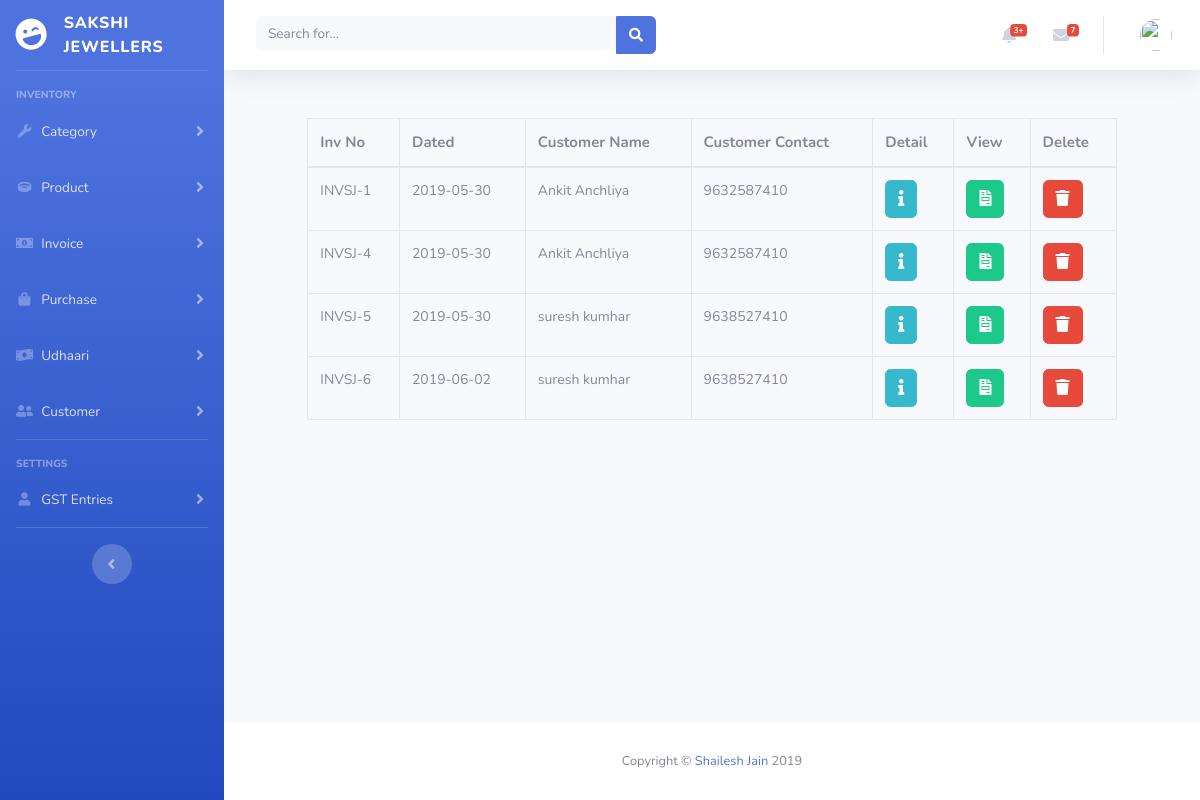
The app's page /invoices.php, older data.
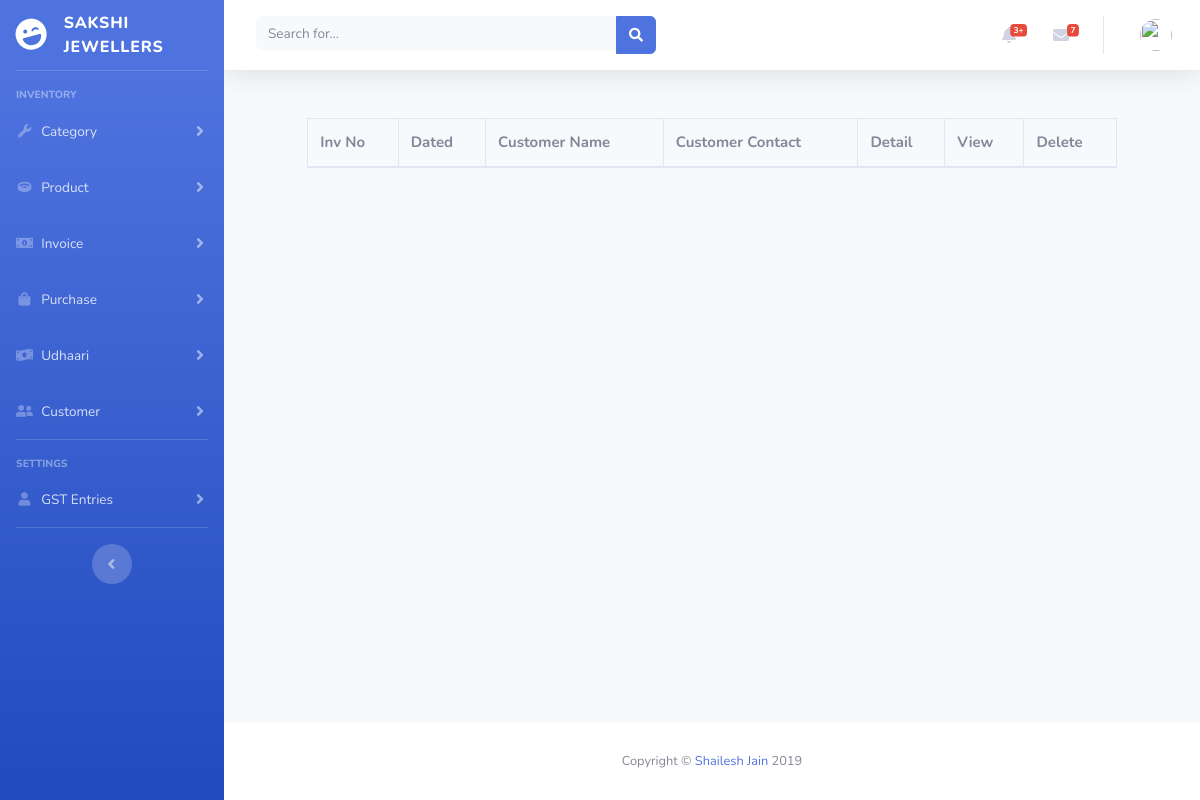
The same page, newer data.
### tables this page shows
CREATE TABLE `invoices` (
  `invoice_id` int(11) NOT NULL,
  `invoice_no` varchar(20) NOT NULL,
  `customer_id` int(11) NOT NULL,
  `total_amount` double NOT NULL,
  `invoice_date` date NOT NULL,
  `deleted` int(1) NOT NULL,
  `created_at` datetime NOT NULL,
  `deleted_at` datetime NOT NULL,
  `created_by` int(11) NOT NULL,
  `deleted_by` int(11) NOT NULL,
  `updated_at` date NOT NULL,
  `updated_by` int(11) NOT NULL
);

CREATE TABLE `customers` (
  `customer_id` int(11) NOT NULL,
  `customer_name` varchar(255) NOT NULL,
  `customer_address` text NOT NULL,
  `customer_email` varchar(255) NOT NULL,
  `customer_contact` varchar(13) NOT NULL,
  `deleted` int(1) NOT NULL DEFAULT '0',
  `created_at` datetime NOT NULL DEFAULT CURRENT_TIMESTAMP,
  `updated_at` datetime NOT NULL,
  `deleted_at` datetime NOT NULL,
  `created_by` int(11) NOT NULL,
  `updated_by` int(11) NOT NULL,
  `deleted_by` int(11) NOT NULL
);

### invoices.php (called while the page is built, shortened)
<?php
require_once('helpers/static-components.php');

### db/core/CRUD.class.php (called while the page is built, shortened)
<?php
class CRUD
{
    private static $pdo;
    private static $dsn = "mysql:host=".HOST.";dbname=".DB;
    public static function init()
    {
        try
        {
            self::$pdo = new PDO(self::$dsn, USERNAME, PASSWORD);
            self::$pdo->setAttribute(PDO::ATTR_DEFAULT_FETCH_MODE, PDO::FETCH_OBJ);
        }
        catch (PDOException $ex)
        {
             throw $ex;
        }
    }
    public static function query($query, ...$params)
    {
        if(strpos($query, "?") === false){
            $res = self::$pdo->query($query);
            return $res;
        }
        return self::executePreparedStatement($query, ...$params);
    }
}

### db/models/Invoice.class.php (called while the page is built, shortened)
<?php
class Invoice extends Table
{
    public static function viewAll(){
        return $rs = CRUD::query("SELECT @sr_no:=@sr_no+1 as serial_no, invoices.*,customers.customer_name,customers.customer_contact FROM invoices JOIN customers ON invoices.customer_id=customers.customer_id INNER JOIN (SELECT @sr_no:=0) AS a WHERE invoices.deleted = 0");
    }
}

### includes/pages/invoices/view-all-invoices.php (the view, shortened to what this page needs)
<?php
$rs = Invoice::viewAll();
$column_names_as = array(
    "invoice_no" => "Inv No",
    "invoice_date" => "Dated",
    "customer_name" => "Customer Name",
    "customer_contact" => "Customer Contact",
);
require_once 'includes/pages/invoices/delete-invoice.php';
?>
    <div class="row">
        <div class="offset-1 col-md-10">
            <div class="table-responsive">
                <table class="tables table table-bordered">
                    <thead>
                    <tr>
                        <?php
                        foreach ($column_names_as as $column_name_as) {
                            echo "<th>{$column_name_as}</th>";
                        }
                        ?>
                        <th>Detail</th>
                        <th>View</th>
                        <th>Delete</th>
                    </tr>
                    </thead>
                    <tbody>
                    <?php
                    $column_names = array_keys($column_names_as);
                    while($row = $rs->fetch(PDO::FETCH_ASSOC)) {
                        echo "<tr>";
                        foreach ($column_names as $column_name) {
                            if(empty($row[$column_name])) {
                                echo "<td>NULL</td>";
                            }
                            else {
                                echo "<td>$row[$column_name]</td>";
                            }
                        }
                        echo "<td><a class='btn btn-info text-white' data-toggle='tooltip' href='invoices.php?src=view-invoice-details&id={$row['invoice_id']}' data-html='true' title='View Detail'><i class='fa fa-info'></i></a></td>";
                        echo "<td><a class='btn btn-success text-white' data-toggle='tooltip' target='_blank' href='invoices.php?src=view-invoice&id={$row['invoice_id']}' data-html='true' title='View Invoice'><i class='fa fa-file-invoice'></i></a></td>";
                        echo "<td><a class='btn btn-danger text-white delete' data-toggle='modal' data-target='#deleteModal' data-html='true' title='Delete' data-delete='invoices.php?form=delete-invoice&id={$row['invoice_id']}'><i class='fa fa-trash'></i></a></td>";
                    }
                    ?>
                    </tbody>
                </table>
            </div>
        </div>
    </div>

### helpers/static-components.php (shortened to what this page needs)
<!DOCTYPE html>
<html lang="en">
<?php
include_once ("includes/header.php");
?>
<body id="page-top">
<div id="wrapper">
    <?php
    include_once ("includes/sidebar.php");
    ?>
    <div id="content-wrapper" class="d-flex flex-column">
        <div id="content">
            <?php
            include_once ("includes/navbar.php");
            ?>
            <div id="include">
                <?php
                include_once ("includes/{$include_page}");
                ?>
            </div>
        </div>
        <?php
        include_once ("includes/footer.php");
        ?>
    </div>
</div>
</body>
</html>

### includes/header.php (shortened to what this page needs)
<head>
    <link href="vendor/fontawesome-free/css/all.min.css" rel="stylesheet" type="text/css">
    <link rel="stylesheet" href="vendor/datatables/dataTables.bootstrap4.css">
    <link rel="stylesheet" href="vendor/izi-toast/css/iziToast.min.css">
    <link rel="stylesheet" href="vendor/selectize/css/selectize.bootstrap3.css">
    <link href="css/style.css" rel="stylesheet">
</head>

### includes/sidebar.php (shortened to what this page needs)
<ul class="navbar-nav bg-gradient-primary sidebar sidebar-dark accordion print-hidden" id="accordionSidebar">
    <a class="sidebar-brand d-flex align-items-center justify-content-center" href="index.php" >
        <div class="sidebar-brand-icon rotate-n-15">
            <i class="fas fa-laugh-wink"></i>
        </div>
        <div class="sidebar-brand-text mx-3 text-left">Sakshi Jewellers</div>
    </a>
    <hr class="sidebar-divider">
    <div class="sidebar-heading">
        Inventory
    </div>
    <li class="nav-item">
        <a class="nav-link collapsed" href="#" data-toggle="collapse" data-target="#collapseUtilities" aria-expanded="true" aria-controls="collapseUtilities">
            <i class="fas fa-fw fa-wrench"></i>
            <span>Category</span>
        </a>
    </li>
    <li class="nav-item">
        <a class="nav-link collapsed" href="#" data-toggle="collapse" data-target="#collapseProducts" aria-expanded="true" aria-controls="collapseProducts">
            <i class="fas fa-fw fa-ring"></i>
            <span>Product</span>
        </a>
    </li>
    <li class="nav-item">
        <a class="nav-link collapsed" href="#" data-toggle="collapse" data-target="#collapseInvoice" aria-expanded="true" aria-controls="collapseInvoice">
            <i class="fas fa-fw fa-money-bill-alt"></i>
            <span>Invoice</span>
        </a>
    </li>
    <li class="nav-item">
        <a class="nav-link collapsed" href="#" data-toggle="collapse" data-target="#collapsePurchase" aria-expanded="true" aria-controls="collapsePurchase">
            <i class="fas fa-fw fa-shopping-bag"></i>
            <span>Purchase</span>
        </a>
    </li>
    <li class="nav-item">
        <a class="nav-link collapsed" href="#" data-toggle="collapse" data-target="#collapsePayment" aria-expanded="true" aria-controls="collapsePayment">
            <i class="fas fa-fw fa-money-bill-wave"></i>
            <span>Udhaari</span>
        </a>
    </li>
    <li class="nav-item">
        <a class="nav-link collapsed" href="#" data-toggle="collapse" data-target="#collapseCustomer" aria-expanded="true" aria-controls="collapseCustomer">
            <i class="fas fa-fw fa-user-friends"></i>
            <span>Customer</span>
        </a>
    </li>
    <hr class="sidebar-divider">
    <div class="sidebar-heading">
        Settings
    </div>
    <li class="nav-item">
        <a class="nav-link collapsed" href="#" data-toggle="collapse" data-target="#collapseGST" aria-expanded="true" aria-controls="collapseGST">
            <i class="fas fa-fw fa-user"></i>
            <span>GST Entries</span>
        </a>
    </li>
    <hr class="sidebar-divider d-none d-md-block">
    <div class="text-center d-none d-md-inline">
        <button class="rounded-circle border-0" id="sidebarToggle"></button>
    </div>
</ul>

### includes/navbar.php (shortened to what this page needs)
<nav class="navbar navbar-expand navbar-light bg-white topbar mb-4 static-top shadow">
    <form class="d-none d-sm-inline-block form-inline mr-auto ml-md-3 my-2 my-md-0 mw-100 navbar-search">
        <div class="input-group">
            <input type="text" class="form-control bg-light border-0 small" placeholder="Search for..." aria-label="Search" aria-describedby="basic-addon2">
            <div class="input-group-append">
                <button class="btn btn-primary" type="button">
                    <i class="fas fa-search fa-sm"></i>
                </button>
            </div>
        </div>
    </form>
    <ul class="navbar-nav ml-auto">
        <li class="nav-item dropdown no-arrow mx-1">
            <a class="nav-link dropdown-toggle" href="#" id="alertsDropdown" role="button" data-toggle="dropdown" aria-haspopup="true" aria-expanded="false">
                <i class="fas fa-bell fa-fw"></i>
                <span class="badge badge-danger badge-counter">3+</span>
            </a>
        </li>
        <li class="nav-item dropdown no-arrow mx-1">
            <a class="nav-link dropdown-toggle" href="#" id="messagesDropdown" role="button" data-toggle="dropdown" aria-haspopup="true" aria-expanded="false">
                <i class="fas fa-envelope fa-fw"></i>
                <span class="badge badge-danger badge-counter">7</span>
            </a>
        </li>
        <li class="nav-item dropdown no-arrow">
            <a class="nav-link dropdown-toggle" href="#" id="userDropdown" role="button" data-toggle="dropdown" aria-haspopup="true" aria-expanded="false">
                <img class="img-profile rounded-circle" src="https://source.unsplash.com/QAB-WJcbgJk/60x60">
            </a>
        </li>
    </ul>
</nav>

### includes/footer.php (shortened to what this page needs)
<footer class="sticky-footer bg-white print-hidden">
    <div class="container my-auto">
        <div class="copyright text-center my-auto">
            <span>Copyright &copy; <a href="https://github.com/half-code">Shailesh Jain</a> 2019</span>
        </div>
    </div>
</footer>

Row changes from the older to the newer data that the page shows:
removed invoices: invoice_no "INVSJ-1", invoice_date "2019-05-30", customer.customer_name "Ankit Anchliya", customer.customer_contact "9632587410"
removed invoices: invoice_no "INVSJ-4", invoice_date "2019-05-30", customer.customer_name "Ankit Anchliya", customer.customer_contact "9632587410"
removed invoices: invoice_no "INVSJ-5", invoice_date "2019-05-30", customer.customer_name "suresh kumhar", customer.customer_contact "9638527410"
removed invoices: invoice_no "INVSJ-6", invoice_date "2019-06-02", customer.customer_name "suresh kumhar", customer.customer_contact "9638527410"
